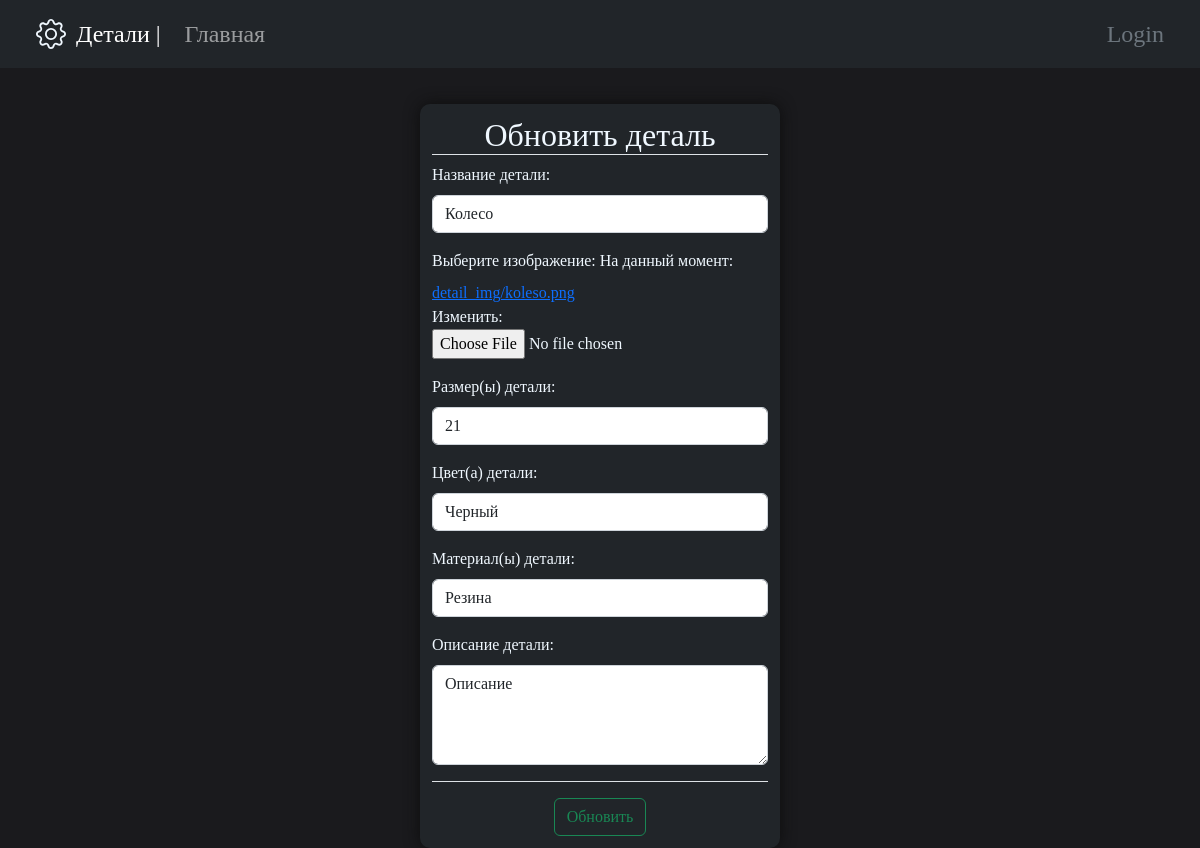
/update_detail/1, run on the app's committed database.
### main/models.py (models this page shows, shortened)
class Detail(models.Model):
    detail_image = models.ImageField('Изображение',upload_to='detail_img/', null=True, blank=True)
    detail_name = models.CharField('Название', max_length=100)
    detail_size = models.CharField('Размер', max_length=100)
    detail_color = models.CharField('Цвет', max_length=100)
    detail_material = models.CharField('Материал', max_length=100)
    detail_description = models.TextField('Описание', max_length=500, default='')
    class Meta:
        verbose_name = 'Деталь'
        verbose_name_plural = 'Детали'

### main/views.py (the view)
# urls.py: path('update_detail/<int:pk>', UpdateDetail.as_view(), name='update_detail'),
class UpdateDetail(UpdateView):
    model = Detail
    form_class = DetailForm
    template_name = 'main/update_detail.html'
    success_url = reverse_lazy("home")

### main/forms.py
class DetailForm(ModelForm):
    detail_name = forms.CharField(
        widget=forms.TextInput(attrs={"class": "form-control", 'placeholder': 'Введите название'}))
    detail_image = forms.ImageField(widget=forms.ClearableFileInput(attrs={'class': 'input-group form-control-file', 'type': 'file'}))
    detail_size = forms.CharField(
        widget=forms.TextInput(attrs={"class": "form-control", 'placeholder': 'Введите размер(ы)'}))
    detail_color = forms.CharField(
        widget=forms.TextInput(attrs={"class": "form-control", 'placeholder': 'Введите цвет(а)'}))
    detail_material = forms.CharField(
        widget=forms.TextInput(attrs={"class": "form-control", 'placeholder': 'Введите материал(ы)'}))
    detail_description = forms.CharField(
        widget=forms.Textarea(
            attrs={"class": "form-control", 'placeholder': 'Введите описание', 'id': 'textareaform'}))
    class Meta:
        model = Detail
        fields = ['detail_name', 'detail_image', 'detail_size', 'detail_color', 'detail_material', 'detail_description']
        enctype = "multipart/form-data"

### main/templates/main/update_detail.html (shortened to what this page needs)
{% extends 'main/layout.html' %}
{% block main_info_bl %}
<div class="form_block">
    <h2 class="border-bottom text-center">Обновить деталь</h2>
    <form method="POST" enctype="multipart/form-data">
        <div class="mb-3">
            <label class="form-label">Название детали: </label>
            {{ form.detail_name }}
        </div>
        <div class="mb-3">
            <label class="form-label">Выберите изображение: </label>
            {{ form.detail_image }}
        </div>
        <div class="mb-3">
            <label class="form-label">Размер(ы) детали: </label>
            {{ form.detail_size }}
        </div>
        <div class="mb-3">
            <label class="form-label">Цвет(а) детали: </label>
            {{ form.detail_color }}
        </div>
        <div class="mb-3">
            <label class="form-label">Материал(ы) детали: </label>
            {{ form.detail_material }}
        </div>
        <div class="mb-3">
            <label class="form-label">Описание детали: </label>
            {{ form.detail_description }}
        </div>
        <div class="text-center border-top">
            <button type="submit" class="btn btn-outline-success mt-3">Обновить</button>
        </div>
    </form>
</div>
{% endblock %}

### main/static/main/css/main.css (style rules this page uses)
* { font-family: consolas; }
body { background: #1a1a1d; color: AliceBlue; }
.form_block { margin: auto; margin-top: 3%; padding:1%; width: 30%; height: auto; background-color: #212529; border-radius: 10px; box-shadow: 0 0 15px #0D0D0D ; }
#textareaform { height: 100px; }

### data on the page
Detail: detail_name "Колесо", detail_size "21", detail_color "Черный", detail_material "Резина", detail_description "Описание"
